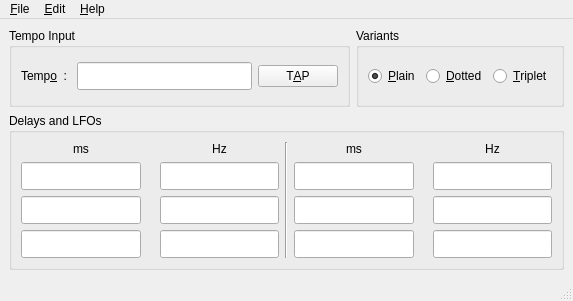
<ui version="4.0" >
 <class>QrestMainWindowClass</class>
 <widget class="QMainWindow" name="QrestMainWindowClass" >
  <property name="geometry" >
   <rect>
    <x>0</x>
    <y>0</y>
    <width>573</width>
    <height>301</height>
   </rect>
  </property>
  <property name="sizePolicy" >
   <sizepolicy vsizetype="Minimum" hsizetype="Minimum" >
    <horstretch>0</horstretch>
    <verstretch>0</verstretch>
   </sizepolicy>
  </property>
  <property name="font" >
   <font>
    <pointsize>9</pointsize>
    <kerning>true</kerning>
   </font>
  </property>
  <property name="windowTitle" >
   <string>Qrest</string>
  </property>
  <property name="windowIcon" >
   <iconset resource="../../../resources/pixmaps.qrc" >
    <normaloff>:/icons/pix/qresticon.png</normaloff>:/icons/pix/qresticon.png</iconset>
  </property>
  <widget class="QWidget" name="centralwidget" >
   <layout class="QGridLayout" name="gridLayout_5" >
    <item row="0" column="0" >
     <layout class="QHBoxLayout" name="horizontalLayout_4" >
      <item>
       <widget class="QGroupBox" name="tempoInputGroupBox" >
        <property name="title" >
         <string>Tempo Input</string>
        </property>
        <layout class="QGridLayout" name="gridLayout" >
         <item row="0" column="0" >
          <layout class="QHBoxLayout" name="tempoInputHorizontalLayout" >
           <item>
            <widget class="QLabel" name="tempoLabel" >
             <property name="text" >
              <string>Temp&amp;o  : </string>
             </property>
             <property name="buddy" >
              <cstring>tempoEdit</cstring>
             </property>
            </widget>
           </item>
           <item>
            <widget class="QLineEdit" name="tempoEdit" >
             <property name="minimumSize" >
              <size>
               <width>40</width>
               <height>28</height>
              </size>
             </property>
             <property name="baseSize" >
              <size>
               <width>60</width>
               <height>28</height>
              </size>
             </property>
             <property name="toolTip" >
              <string>Enter tempo in BPM and hit 'enter' or use mouse wheel</string>
             </property>
            </widget>
           </item>
           <item>
            <widget class="QPushButton" name="tapButton" >
             <property name="toolTip" >
              <string>Click in sync with beats until steadiness indicator goes green</string>
             </property>
             <property name="text" >
              <string>T&amp;AP</string>
             </property>
            </widget>
           </item>
          </layout>
         </item>
        </layout>
       </widget>
      </item>
      <item>
       <widget class="QGroupBox" name="groupBox_3" >
        <property name="title" >
         <string>Variants</string>
        </property>
        <layout class="QHBoxLayout" name="horizontalLayout" >
         <item>
          <widget class="QRadioButton" name="plainRadio" >
           <property name="text" >
            <string>&amp;Plain</string>
           </property>
           <property name="checked" >
            <bool>true</bool>
           </property>
          </widget>
         </item>
         <item>
          <widget class="QRadioButton" name="dottedRadio" >
           <property name="text" >
            <string>&amp;Dotted</string>
           </property>
          </widget>
         </item>
         <item>
          <widget class="QRadioButton" name="tripletRadio" >
           <property name="text" >
            <string>&amp;Triplet</string>
           </property>
          </widget>
         </item>
        </layout>
       </widget>
      </item>
     </layout>
    </item>
    <item row="1" column="0" >
     <widget class="QGroupBox" name="groupBox_2" >
      <property name="title" >
       <string>Delays and LFOs</string>
      </property>
      <layout class="QGridLayout" name="gridLayout_4" >
       <item row="0" column="0" >
        <layout class="QHBoxLayout" name="horizontalLayout_3" >
         <item>
          <layout class="QGridLayout" name="gridLayout_2" >
           <item row="0" column="0" >
            <widget class="QLabel" name="label_7" >
             <property name="text" >
              <string>ms</string>
             </property>
             <property name="alignment" >
              <set>Qt::AlignCenter</set>
             </property>
            </widget>
           </item>
           <item row="0" column="2" >
            <widget class="QLabel" name="label_8" >
             <property name="text" >
              <string>Hz</string>
             </property>
             <property name="alignment" >
              <set>Qt::AlignCenter</set>
             </property>
            </widget>
           </item>
           <item row="1" column="0" >
            <widget class="QLineEdit" name="wholePeriodEdit" >
             <property name="minimumSize" >
              <size>
               <width>40</width>
               <height>28</height>
              </size>
             </property>
             <property name="baseSize" >
              <size>
               <width>60</width>
               <height>28</height>
              </size>
             </property>
             <property name="alignment" >
              <set>Qt::AlignRight|Qt::AlignTrailing|Qt::AlignVCenter</set>
             </property>
             <property name="readOnly" >
              <bool>true</bool>
             </property>
            </widget>
           </item>
           <item row="1" column="1" >
            <widget class="QLabel" name="label_3" >
             <property name="text" >
              <string/>
             </property>
             <property name="pixmap" >
              <pixmap resource="../../../resources/pixmaps.qrc" >:/notes/pix/whole.png</pixmap>
             </property>
             <property name="alignment" >
              <set>Qt::AlignCenter</set>
             </property>
            </widget>
           </item>
           <item row="1" column="2" >
            <widget class="QLineEdit" name="wholeLfoEdit" >
             <property name="sizePolicy" >
              <sizepolicy vsizetype="Fixed" hsizetype="Expanding" >
               <horstretch>0</horstretch>
               <verstretch>0</verstretch>
              </sizepolicy>
             </property>
             <property name="minimumSize" >
              <size>
               <width>40</width>
               <height>28</height>
              </size>
             </property>
             <property name="baseSize" >
              <size>
               <width>60</width>
               <height>28</height>
              </size>
             </property>
             <property name="readOnly" >
              <bool>true</bool>
             </property>
            </widget>
           </item>
           <item row="2" column="0" >
            <widget class="QLineEdit" name="halfPeriodEdit" >
             <property name="minimumSize" >
              <size>
               <width>40</width>
               <height>28</height>
              </size>
             </property>
             <property name="baseSize" >
              <size>
               <width>60</width>
               <height>28</height>
              </size>
             </property>
             <property name="alignment" >
              <set>Qt::AlignRight|Qt::AlignTrailing|Qt::AlignVCenter</set>
             </property>
             <property name="readOnly" >
              <bool>true</bool>
             </property>
            </widget>
           </item>
           <item row="2" column="1" >
            <widget class="QLabel" name="label" >
             <property name="text" >
              <string/>
             </property>
             <property name="pixmap" >
              <pixmap resource="../../../resources/pixmaps.qrc" >:/notes/pix/half.png</pixmap>
             </property>
             <property name="alignment" >
              <set>Qt::AlignCenter</set>
             </property>
            </widget>
           </item>
           <item row="2" column="2" >
            <widget class="QLineEdit" name="halfLfoEdit" >
             <property name="minimumSize" >
              <size>
               <width>40</width>
               <height>28</height>
              </size>
             </property>
             <property name="baseSize" >
              <size>
               <width>60</width>
               <height>28</height>
              </size>
             </property>
             <property name="readOnly" >
              <bool>true</bool>
             </property>
            </widget>
           </item>
           <item row="3" column="0" >
            <widget class="QLineEdit" name="quarterPeriodEdit" >
             <property name="minimumSize" >
              <size>
               <width>40</width>
               <height>28</height>
              </size>
             </property>
             <property name="baseSize" >
              <size>
               <width>60</width>
               <height>28</height>
              </size>
             </property>
             <property name="alignment" >
              <set>Qt::AlignRight|Qt::AlignTrailing|Qt::AlignVCenter</set>
             </property>
             <property name="readOnly" >
              <bool>true</bool>
             </property>
            </widget>
           </item>
           <item row="3" column="1" >
            <widget class="QLabel" name="label_2" >
             <property name="text" >
              <string/>
             </property>
             <property name="pixmap" >
              <pixmap resource="../../../resources/pixmaps.qrc" >:/notes/pix/quarter.png</pixmap>
             </property>
             <property name="alignment" >
              <set>Qt::AlignCenter</set>
             </property>
            </widget>
           </item>
           <item row="3" column="2" >
            <widget class="QLineEdit" name="quarterLfoEdit" >
             <property name="minimumSize" >
              <size>
               <width>40</width>
               <height>28</height>
              </size>
             </property>
             <property name="baseSize" >
              <size>
               <width>60</width>
               <height>28</height>
              </size>
             </property>
             <property name="readOnly" >
              <bool>true</bool>
             </property>
            </widget>
           </item>
          </layout>
         </item>
         <item>
          <widget class="Line" name="line" >
           <property name="orientation" >
            <enum>Qt::Vertical</enum>
           </property>
          </widget>
         </item>
         <item>
          <layout class="QGridLayout" name="gridLayout_3" >
           <item row="0" column="0" >
            <widget class="QLabel" name="label_10" >
             <property name="text" >
              <string>ms</string>
             </property>
             <property name="alignment" >
              <set>Qt::AlignCenter</set>
             </property>
            </widget>
           </item>
           <item row="0" column="2" >
            <widget class="QLabel" name="label_9" >
             <property name="text" >
              <string>Hz</string>
             </property>
             <property name="alignment" >
              <set>Qt::AlignCenter</set>
             </property>
            </widget>
           </item>
           <item row="1" column="0" >
            <widget class="QLineEdit" name="eighthPeriodEdit" >
             <property name="minimumSize" >
              <size>
               <width>40</width>
               <height>28</height>
              </size>
             </property>
             <property name="baseSize" >
              <size>
               <width>60</width>
               <height>28</height>
              </size>
             </property>
             <property name="alignment" >
              <set>Qt::AlignRight|Qt::AlignTrailing|Qt::AlignVCenter</set>
             </property>
             <property name="readOnly" >
              <bool>true</bool>
             </property>
            </widget>
           </item>
           <item row="1" column="1" >
            <widget class="QLabel" name="label_6" >
             <property name="text" >
              <string/>
             </property>
             <property name="pixmap" >
              <pixmap resource="../../../resources/pixmaps.qrc" >:/notes/pix/eighth.png</pixmap>
             </property>
             <property name="alignment" >
              <set>Qt::AlignCenter</set>
             </property>
            </widget>
           </item>
           <item row="1" column="2" >
            <widget class="QLineEdit" name="eighthLfoEdit" >
             <property name="minimumSize" >
              <size>
               <width>40</width>
               <height>28</height>
              </size>
             </property>
             <property name="baseSize" >
              <size>
               <width>60</width>
               <height>28</height>
              </size>
             </property>
             <property name="readOnly" >
              <bool>true</bool>
             </property>
            </widget>
           </item>
           <item row="2" column="0" >
            <widget class="QLineEdit" name="sixteenthPeriodEdit" >
             <property name="minimumSize" >
              <size>
               <width>40</width>
               <height>28</height>
              </size>
             </property>
             <property name="baseSize" >
              <size>
               <width>60</width>
               <height>28</height>
              </size>
             </property>
             <property name="alignment" >
              <set>Qt::AlignRight|Qt::AlignTrailing|Qt::AlignVCenter</set>
             </property>
             <property name="readOnly" >
              <bool>true</bool>
             </property>
            </widget>
           </item>
           <item row="2" column="1" >
            <widget class="QLabel" name="label_5" >
             <property name="text" >
              <string/>
             </property>
             <property name="pixmap" >
              <pixmap resource="../../../resources/pixmaps.qrc" >:/notes/pix/sixteenth.png</pixmap>
             </property>
             <property name="alignment" >
              <set>Qt::AlignCenter</set>
             </property>
            </widget>
           </item>
           <item row="2" column="2" >
            <widget class="QLineEdit" name="sixteenthLfoEdit" >
             <property name="minimumSize" >
              <size>
               <width>40</width>
               <height>28</height>
              </size>
             </property>
             <property name="baseSize" >
              <size>
               <width>60</width>
               <height>28</height>
              </size>
             </property>
             <property name="readOnly" >
              <bool>true</bool>
             </property>
            </widget>
           </item>
           <item row="3" column="0" >
            <widget class="QLineEdit" name="thirtySecondPeriodEdit" >
             <property name="minimumSize" >
              <size>
               <width>40</width>
               <height>28</height>
              </size>
             </property>
             <property name="baseSize" >
              <size>
               <width>60</width>
               <height>28</height>
              </size>
             </property>
             <property name="alignment" >
              <set>Qt::AlignRight|Qt::AlignTrailing|Qt::AlignVCenter</set>
             </property>
             <property name="readOnly" >
              <bool>true</bool>
             </property>
            </widget>
           </item>
           <item row="3" column="1" >
            <widget class="QLabel" name="label_4" >
             <property name="text" >
              <string/>
             </property>
             <property name="pixmap" >
              <pixmap resource="../../../resources/pixmaps.qrc" >:/notes/pix/thirtysecond.png</pixmap>
             </property>
             <property name="alignment" >
              <set>Qt::AlignCenter</set>
             </property>
            </widget>
           </item>
           <item row="3" column="2" >
            <widget class="QLineEdit" name="thirtySecondLfoEdit" >
             <property name="minimumSize" >
              <size>
               <width>40</width>
               <height>28</height>
              </size>
             </property>
             <property name="baseSize" >
              <size>
               <width>60</width>
               <height>28</height>
              </size>
             </property>
             <property name="readOnly" >
              <bool>true</bool>
             </property>
            </widget>
           </item>
          </layout>
         </item>
        </layout>
       </item>
      </layout>
     </widget>
    </item>
   </layout>
  </widget>
  <widget class="QMenuBar" name="menubar" >
   <property name="geometry" >
    <rect>
     <x>0</x>
     <y>0</y>
     <width>573</width>
     <height>19</height>
    </rect>
   </property>
   <widget class="QMenu" name="menuHelp" >
    <property name="title" >
     <string>&amp;Help</string>
    </property>
    <addaction name="actionHelp" />
    <addaction name="actionAbout" />
   </widget>
   <widget class="QMenu" name="menuFile" >
    <property name="title" >
     <string>&amp;File</string>
    </property>
    <addaction name="actionQuit" />
   </widget>
   <widget class="QMenu" name="menuEdit" >
    <property name="title" >
     <string>&amp;Edit</string>
    </property>
    <addaction name="actionPreferences" />
   </widget>
   <addaction name="menuFile" />
   <addaction name="menuEdit" />
   <addaction name="menuHelp" />
  </widget>
  <widget class="QStatusBar" name="statusbar" />
  <action name="actionQuit" >
   <property name="icon" >
    <iconset resource="../../../resources/pixmaps.qrc" >
     <normaloff>:/icons/pix/quit.png</normaloff>:/icons/pix/quit.png</iconset>
   </property>
   <property name="text" >
    <string>&amp;Quit</string>
   </property>
   <property name="statusTip" >
    <string>Quit Qrest</string>
   </property>
   <property name="shortcut" >
    <string>Ctrl+Q</string>
   </property>
  </action>
  <action name="actionAbout" >
   <property name="icon" >
    <iconset resource="../../../resources/pixmaps.qrc" >
     <normaloff>:/icons/pix/information.png</normaloff>:/icons/pix/information.png</iconset>
   </property>
   <property name="text" >
    <string>About &amp;Qrest...</string>
   </property>
   <property name="statusTip" >
    <string>About Qrest</string>
   </property>
  </action>
  <action name="actionHelp" >
   <property name="icon" >
    <iconset resource="../../../resources/pixmaps.qrc" >
     <normaloff>:/icons/pix/help.png</normaloff>:/icons/pix/help.png</iconset>
   </property>
   <property name="text" >
    <string>Online &amp;Help</string>
   </property>
   <property name="statusTip" >
    <string>Help</string>
   </property>
  </action>
  <action name="actionPreferences" >
   <property name="icon" >
    <iconset resource="../../../resources/pixmaps.qrc" >
     <normaloff>:/icons/pix/preferences.png</normaloff>:/icons/pix/preferences.png</iconset>
   </property>
   <property name="text" >
    <string>&amp;Preferences</string>
   </property>
   <property name="statusTip" >
    <string>Open preferences dialog</string>
   </property>
   <property name="shortcut" >
    <string>Ctrl+P</string>
   </property>
  </action>
 </widget>
 <tabstops>
  <tabstop>tempoEdit</tabstop>
  <tabstop>tapButton</tabstop>
  <tabstop>plainRadio</tabstop>
  <tabstop>dottedRadio</tabstop>
  <tabstop>tripletRadio</tabstop>
  <tabstop>wholePeriodEdit</tabstop>
  <tabstop>halfPeriodEdit</tabstop>
  <tabstop>quarterPeriodEdit</tabstop>
  <tabstop>eighthPeriodEdit</tabstop>
  <tabstop>sixteenthPeriodEdit</tabstop>
  <tabstop>thirtySecondPeriodEdit</tabstop>
  <tabstop>wholeLfoEdit</tabstop>
  <tabstop>halfLfoEdit</tabstop>
  <tabstop>quarterLfoEdit</tabstop>
  <tabstop>eighthLfoEdit</tabstop>
  <tabstop>sixteenthLfoEdit</tabstop>
  <tabstop>thirtySecondLfoEdit</tabstop>
 </tabstops>
 <resources>
  <include location="../../../resources/pixmaps.qrc" />
  <include location="../../../resources/pixmaps.qrc" />
  <include location="../../../resources/pixmaps.qrc" />
  <include location="../../../resources/pixmaps.qrc" />
  <include location="../../../resources/pixmaps.qrc" />
  <include location="../../../resources/pixmaps.qrc" />
 </resources>
 <connections/>
</ui>
